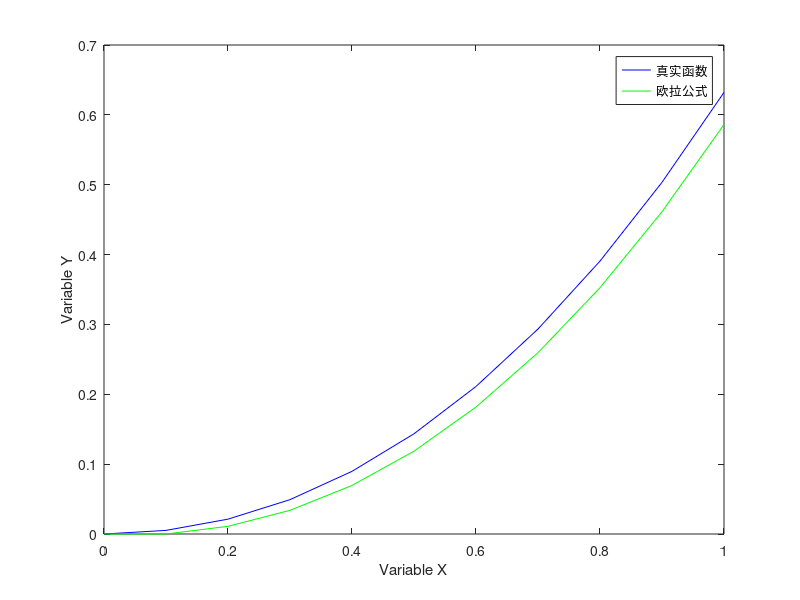

This figure's MATLAB source:
clear
x=0:0.1:1;
yr=-exp(-x)+x.*x-x+1;
f=x.*x+x-yr;
xn=0;
yn=0;
L=zeros(1,11);
for n=1:10
    yn1=yn+0.1*(xn^2+xn-yn); 
    if(n<=10)
        L(n+1)=yn1;
    end
    xn=xn+0.1;
    yn=yn1;
end
plot(x,yr,'b',x,L,'g')
xlabel('Variable X');
ylabel('Variable Y');
legend('真实函数','欧拉公式')